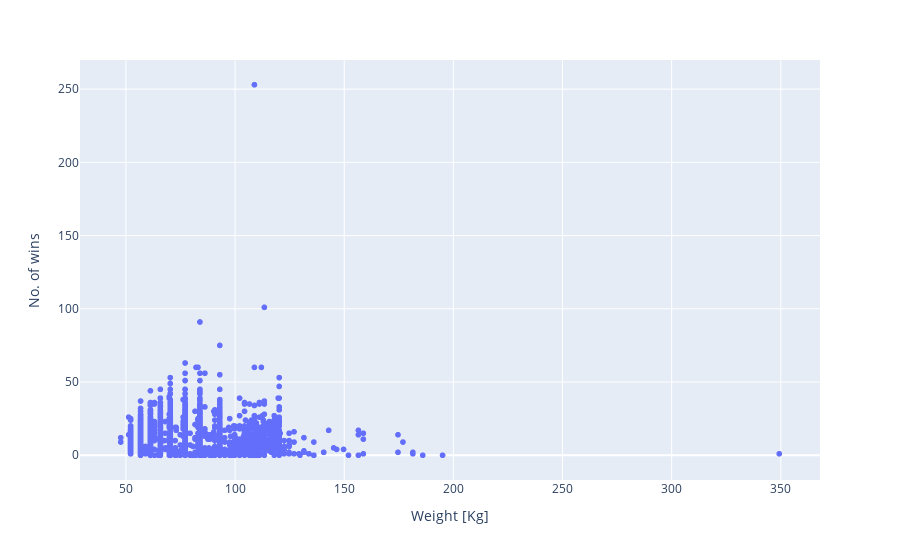

Write notebook code for a chart like this one.
### Markdown cell above
### Finding the relation between weight and winning fights

### Code cell
fig4 = px.scatter(df, x="weight_in_kg", y="wins",
                 labels = {"weight_in_kg": "Weight [Kg]", "wins": "No. of wins"}) 
fig4.show()

### Figure 1 — Plotly figure (JSON) as saved in the notebook; plotly's stock layout.template omitted (floating-point values rounded to 4 significant figures; data arrays with more than 128 entries replaced by an {"elided": "..."} marker saying what was removed)
{"data": [{"hovertemplate": "Weight [Kg]=%{x}<br>No. of wins=%{y}<extra></extra>", "legendgroup": "", "marker": {"color": "#636efa", "symbol": "circle"}, "mode": "markers", "name": "", "showlegend": false, "type": "scattergl", "x": {"elided": "4111 float values"}, "xaxis": "x", "y": {"elided": "4111 int values"}, "yaxis": "y"}], "layout": {"legend": {"tracegroupgap": 0}, "margin": {"t": 60}, "xaxis": {"anchor": "y", "domain": [0, 1], "title": {"text": "Weight [Kg]"}}, "yaxis": {"anchor": "x", "domain": [0, 1], "title": {"text": "No. of wins"}}}}
